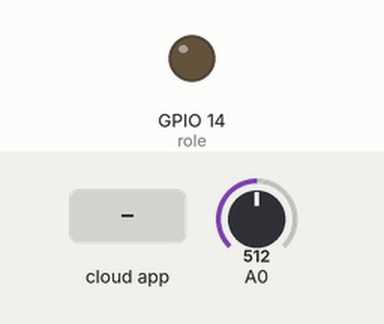
Simulated run of this sketch. Board: ESP8266 (NodeMCU). On the bench: output pins drawn as LEDs (lit = HIGH). The inputs (shaded band) are chosen by the test bench; at power-on: A0 = 512. WiFi joins after 1.5 s; servers stay silent unless stated; the Firebase database answers and starts empty; what the sketch prints to the serial monitor is not drawn.

Above: at 2.7 s.
2.8 s: the phone or cloud app sets kontrol to 1
At 3.6 s:
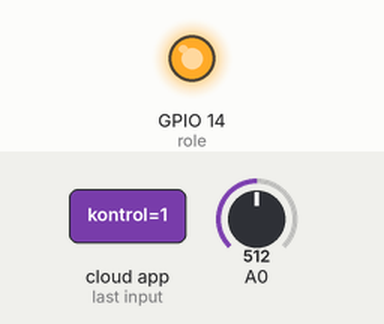
4.5 s: the phone or cloud app sets kontrol to 0
At 6.3 s:
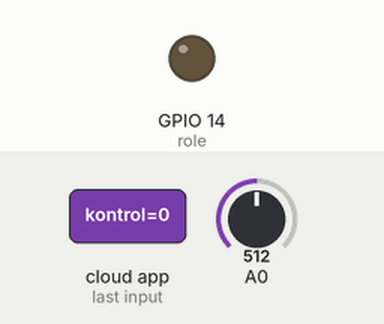
Timing chart, 0 to 7.8 s (numbered marks = the images above; inputs shaded):
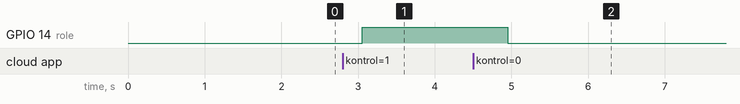

Measured:
- after the input at 2.8 s, GPIO 14 (role): LOW → HIGH after 0.25 s
- after the input at 4.5 s, GPIO 14 (role): HIGH → LOW after 0.45 s

The sketch:

IOT.ino
```cpp
#include "FirebaseESP8266.h"
#include <ESP8266WiFi.h>
#define FIREBASE_HOST "https://iot1-c13c7.firebaseio.com"
#define FIREBASE_AUTH "wrRl3OwKogTjnkVWdqjV4zqytImKpic13kKIuqHC"
#define WIFI_SSID "IOT_NETWORK"
#define WIFI_PASSWORD "12345678"
const double VCC = 3.3;
const double R2 = 10000;
const double adc_resolution = 1023;
const double A = 0.001129148;
const double B = 0.000234125;
const double C = 0.0000000876741;
String gelen;
#define role 14//d5
FirebaseData Data;

void setup() {
    Serial.begin(9600);
   WiFi.begin(WIFI_SSID, WIFI_PASSWORD);
  Serial.print("connecting");
  while (WiFi.status() != WL_CONNECTED) {
    Serial.print(".");
    delay(500);
  }
   Serial.println();
  Serial.print("connected: ");
  Serial.println(WiFi.localIP());
    Firebase.begin(FIREBASE_HOST, FIREBASE_AUTH);
  Firebase.reconnectWiFi(true);
  pinMode(role,OUTPUT);
  digitalWrite(role,LOW);

}

void loop() {
  double Vout, Rth, temperature, adc_value;

  adc_value = analogRead(A0);
  Vout = (adc_value * VCC) / adc_resolution;
  Rth = (VCC * R2 / Vout) - R2;
  temperature = (1 / (A + (B * log(Rth)) + (C * pow((log(Rth)),3))));  //kelvin
  temperature = temperature - 273.15;//c
  Serial.println(temperature);
  delay(250);
  Firebase.setDouble(Data,"deger",temperature);
  delay(50);
  Firebase.getString(Data,"kontrol",gelen);
  delay(50);
  if(gelen=="0"){
    digitalWrite(role,LOW);
    delay(50);
     Serial.println("kapalı");
  }
  else if(gelen=="1"){
  digitalWrite(role,HIGH);
  delay(50);
   Serial.println("acik");}
   delay(250);

}
```
